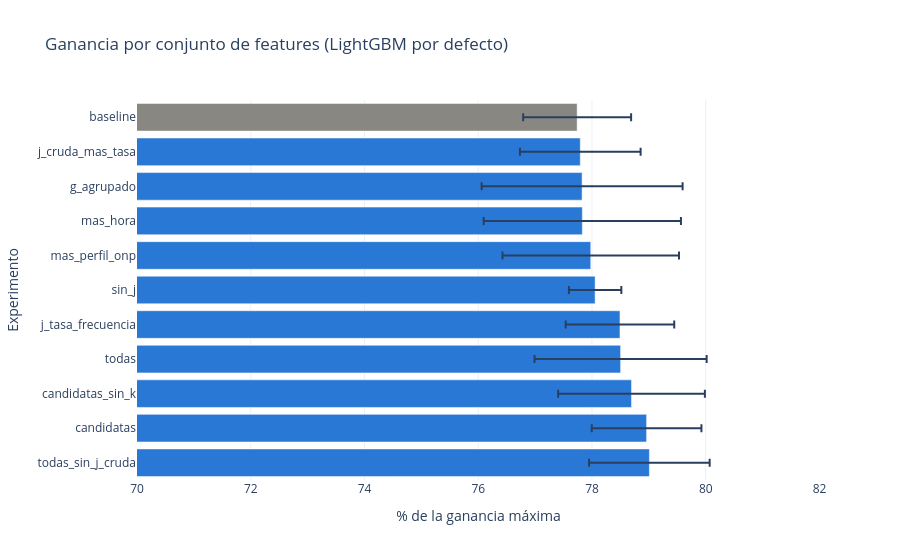

Notebook cell for this chart:
### Code cell
# Ganancia de cada conjunto de features
graficar_ganancia(comparacion_features, 'baseline', 'Ganancia por conjunto de features (LightGBM por defecto)').show()

### Figure 1 — Plotly figure (JSON) as saved in the notebook; plotly's stock layout.template omitted (floating-point values rounded to 4 significant figures)
{"data": [{"error_x": {"array": [0.949]}, "hovertemplate": "Experimento=%{y}<br>% de la ganancia máxima=%{x}<extra></extra>", "insidetextanchor": "start", "legendgroup": "baseline", "marker": {"color": "#898781", "pattern": {"shape": ""}}, "name": "baseline", "orientation": "h", "showlegend": true, "textposition": "inside", "texttemplate": "%{x:.2f}", "type": "bar", "x": [77.74], "xaxis": "x", "y": ["baseline"], "yaxis": "y"}, {"error_x": {"array": [1.061]}, "hovertemplate": "Experimento=%{y}<br>% de la ganancia máxima=%{x}<extra></extra>", "insidetextanchor": "start", "legendgroup": "j_cruda_mas_tasa", "marker": {"color": "#2a78d6", "pattern": {"shape": ""}}, "name": "j_cruda_mas_tasa", "orientation": "h", "showlegend": true, "textposition": "inside", "texttemplate": "%{x:.2f}", "type": "bar", "x": [77.79], "xaxis": "x", "y": ["j_cruda_mas_tasa"], "yaxis": "y"}, {"error_x": {"array": [1.767]}, "hovertemplate": "Experimento=%{y}<br>% de la ganancia máxima=%{x}<extra></extra>", "insidetextanchor": "start", "legendgroup": "g_agrupado", "marker": {"color": "#2a78d6", "pattern": {"shape": ""}}, "name": "g_agrupado", "orientation": "h", "showlegend": true, "textposition": "inside", "texttemplate": "%{x:.2f}", "type": "bar", "x": [77.83], "xaxis": "x", "y": ["g_agrupado"], "yaxis": "y"}, {"error_x": {"array": [1.734]}, "hovertemplate": "Experimento=%{y}<br>% de la ganancia máxima=%{x}<extra></extra>", "insidetextanchor": "start", "legendgroup": "mas_hora", "marker": {"color": "#2a78d6", "pattern": {"shape": ""}}, "name": "mas_hora", "orientation": "h", "showlegend": true, "textposition": "inside", "texttemplate": "%{x:.2f}", "type": "bar", "x": [77.83], "xaxis": "x", "y": ["mas_hora"], "yaxis": "y"}, {"error_x": {"array": [1.552]}, "hovertemplate": "Experimento=%{y}<br>% de la ganancia máxima=%{x}<extra></extra>", "insidetextanchor": "start", "legendgroup": "mas_perfil_onp", "marker": {"color": "#2a78d6", "pattern": {"shape": ""}}, "name": "mas_perfil_onp", "orientation": "h", "showlegend": true, "textposition": "inside", "texttemplate": "%{x:.2f}", "type": "bar", "x": [77.98], "xaxis": "x", "y": ["mas_perfil_onp"], "yaxis": "y"}, {"error_x": {"array": [0.461]}, "hovertemplate": "Experimento=%{y}<br>% de la ganancia máxima=%{x}<extra></extra>", "insidetextanchor": "start", "legendgroup": "sin_j", "marker": {"color": "#2a78d6", "pattern": {"shape": ""}}, "name": "sin_j", "orientation": "h", "showlegend": true, "textposition": "inside", "texttemplate": "%{x:.2f}", "type": "bar", "x": [78.06], "xaxis": "x", "y": ["sin_j"], "yaxis": "y"}, {"error_x": {"array": [0.954]}, "hovertemplate": "Experimento=%{y}<br>% de la ganancia máxima=%{x}<extra></extra>", "insidetextanchor": "start", "legendgroup": "j_tasa_frecuencia", "marker": {"color": "#2a78d6", "pattern": {"shape": ""}}, "name": "j_tasa_frecuencia", "orientation": "h", "showlegend": true, "textposition": "inside", "texttemplate": "%{x:.2f}", "type": "bar", "x": [78.49], "xaxis": "x", "y": ["j_tasa_frecuencia"], "yaxis": "y"}, {"error_x": {"array": [1.513]}, "hovertemplate": "Experimento=%{y}<br>% de la ganancia máxima=%{x}<extra></extra>", "insidetextanchor": "start", "legendgroup": "todas", "marker": {"color": "#2a78d6", "pattern": {"shape": ""}}, "name": "todas", "orientation": "h", "showlegend": true, "textposition": "inside", "texttemplate": "%{x:.2f}", "type": "bar", "x": [78.5], "xaxis": "x", "y": ["todas"], "yaxis": "y"}, {"error_x": {"array": [1.29]}, "hovertemplate": "Experimento=%{y}<br>% de la ganancia máxima=%{x}<extra></extra>", "insidetextanchor": "start", "legendgroup": "candidatas_sin_k", "marker": {"color": "#2a78d6", "pattern": {"shape": ""}}, "name": "candidatas_sin_k", "orientation": "h", "showlegend": true, "textposition": "inside", "texttemplate": "%{x:.2f}", "type": "bar", "x": [78.69], "xaxis": "x", "y": ["candidatas_sin_k"], "yaxis": "y"}, {"error_x": {"array": [0.964]}, "hovertemplate": "Experimento=%{y}<br>% de la ganancia máxima=%{x}<extra></extra>", "insidetextanchor": "start", "legendgroup": "candidatas", "marker": {"color": "#2a78d6", "pattern": {"shape": ""}}, "name": "candidatas", "orientation": "h", "showlegend": true, "textposition": "inside", "texttemplate": "%{x:.2f}", "type": "bar", "x": [78.96], "xaxis": "x", "y": ["candidatas"], "yaxis": "y"}, {"error_x": {"array": [1.06]}, "hovertemplate": "Experimento=%{y}<br>% de la ganancia máxima=%{x}<extra></extra>", "insidetextanchor": "start", "legendgroup": "todas_sin_j_cruda", "marker": {"color": "#2a78d6", "pattern": {"shape": ""}}, "name": "todas_sin_j_cruda", "orientation": "h", "showlegend": true, "textposition": "inside", "texttemplate": "%{x:.2f}", "type": "bar", "x": [79.01], "xaxis": "x", "y": ["todas_sin_j_cruda"], "yaxis": "y"}], "layout": {"barmode": "relative", "height": 560, "legend": {"title": {"text": "Experimento"}, "tracegroupgap": 0}, "showlegend": false, "title": {"text": "Ganancia por conjunto de features (LightGBM por defecto)"}, "xaxis": {"anchor": "y", "domain": [0, 1], "range": [70, 82.01], "title": {"text": "% de la ganancia máxima"}}, "yaxis": {"anchor": "x", "categoryarray": ["todas_sin_j_cruda", "candidatas", "candidatas_sin_k", "todas", "j_tasa_frecuencia", "sin_j", "mas_perfil_onp", "mas_hora", "g_agrupado", "j_cruda_mas_tasa", "baseline"], "categoryorder": "array", "domain": [0, 1], "title": {"text": "Experimento"}}}}
